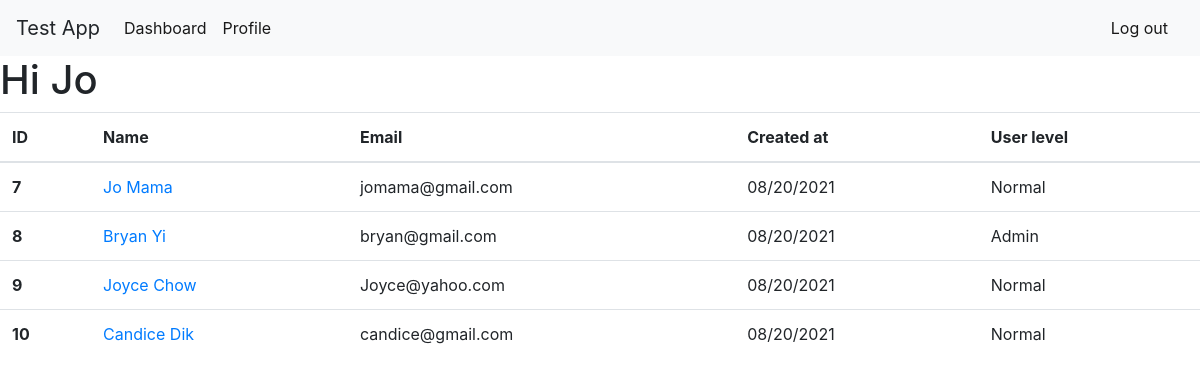
Screenshot of /dashboard (signed in) with the database file from the repository.
### user/models.py (models this page shows)
class User(models.Model):
    user_level = models.IntegerField()
    email = models.CharField(max_length=255)
    first_name = models.CharField(max_length=50)
    last_name = models.CharField(max_length=50)
    password = models.CharField(max_length=60)
    description = models.TextField()
    created_at = models.DateTimeField(auto_now_add=True)
    updated_at = models.DateTimeField(auto_now=True)
    objects = UserManager()

### user/views.py (the view)
# urls.py: path('dashboard', views.dashboard),
def dashboard(request):
    context = {
        'user': User.objects.get(id = request.session['user_id']),
        'users': User.objects.all()
    }
    return render(request, 'dash.html', context)

### user/templates/dash.html (shortened to what this page needs)
<!DOCTYPE html>
<html>
    <head>
        <link rel="stylesheet" href="https://stackpath.bootstrapcdn.com/bootstrap/4.3.1/css/bootstrap.min.css">
    </head>
    <body>
        <nav class="navbar navbar-expand-lg navbar-light bg-light">
            <a class="navbar-brand" >Test App</a>
            <div class="collapse navbar-collapse" id="navbarSupportedContent">
                <ul class="navbar-nav mr-auto">
                    <li class="nav-item active">
                        <a class="nav-link" href="/check_admin">Dashboard <span class="sr-only">(current)</span></a>
                    </li>
                    <li class="nav-item active">
                        <a class="nav-link" href="/users/edit">Profile <span class="sr-only">(current)</span></a>
                    </li>
                </ul>
                <form class="form-inline my-2 my-lg-0">
                    <a class="nav-link" href="/logout"> Log out <span class="sr-only">(current)</span></a>
                </form>
            </div>
        </nav>
        <h1>Hi {{user.first_name}}</h1>
        <table class="table">
            <thead>
              <tr>
                <th scope="col">ID</th>
                <th scope="col">Name</th>
                <th scope="col">Email</th>
                <th scope="col">Created at</th>
                <th scope="col">User level</th>
              </tr>
            </thead>
            <tbody>
                {% for user in users %}
                    <tr>
                        <th scope="row">{{user.id}}</th>
                        <td><a href="/users/show/{{user.id}}">{{user.first_name}} {{user.last_name}}</a></td>
                        <td>{{user.email}}</td>
                        <td>{{user.created_at|date:"SHORT_DATE_FORMAT"}}</td>
                        {% if user.user_level > 5 %}
                            <td>Admin</td>
                        {% else %}
                            <td>Normal</td>
                        {% endif %}
                    </tr>
                {% endfor %}
            </tbody>
          </table>
    </body>
</html>

### user/templates/dash.html (style rules this page uses)
.nav-link { text-decoration: none; color: rgba(0,0,0,.9); }

### rows the page displays
User: first_name "Jo", id "7", last_name "Mama", email "jomama@gmail.com", created_at "08/20/2021", user_level "Normal"
User: id "8", first_name "Bryan", last_name "Yi", email "bryan@gmail.com", created_at "08/20/2021", user_level "Admin"
User: id "9", first_name "Joyce", last_name "Chow", email "Joyce@yahoo.com", created_at "08/20/2021", user_level "Normal"
User: id "10", first_name "Candice", last_name "Dik", email "candice@gmail.com", created_at "08/20/2021", user_level "Normal"
